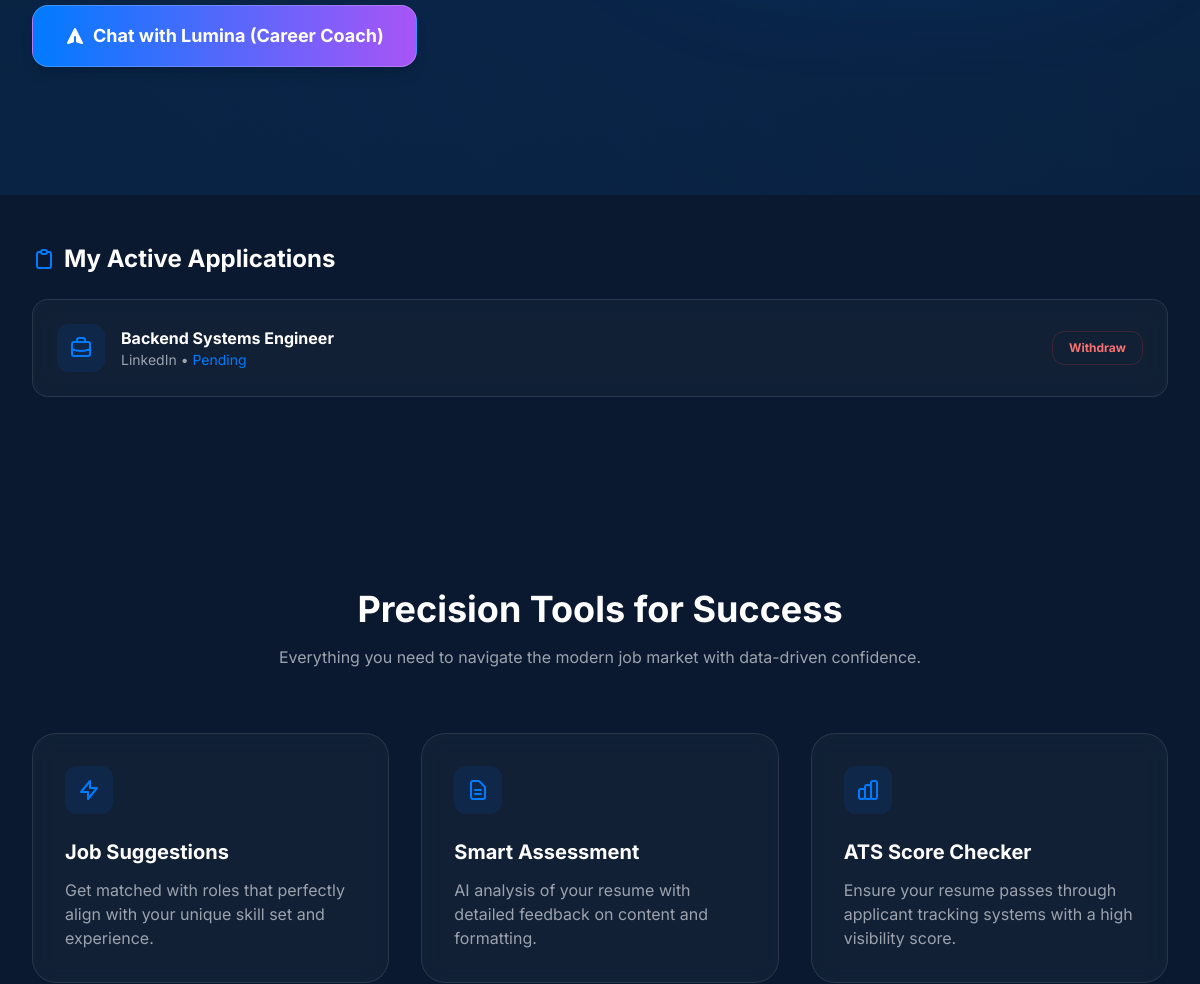
Page /dashboard/ (signed in, middle part) on the earlier database version.
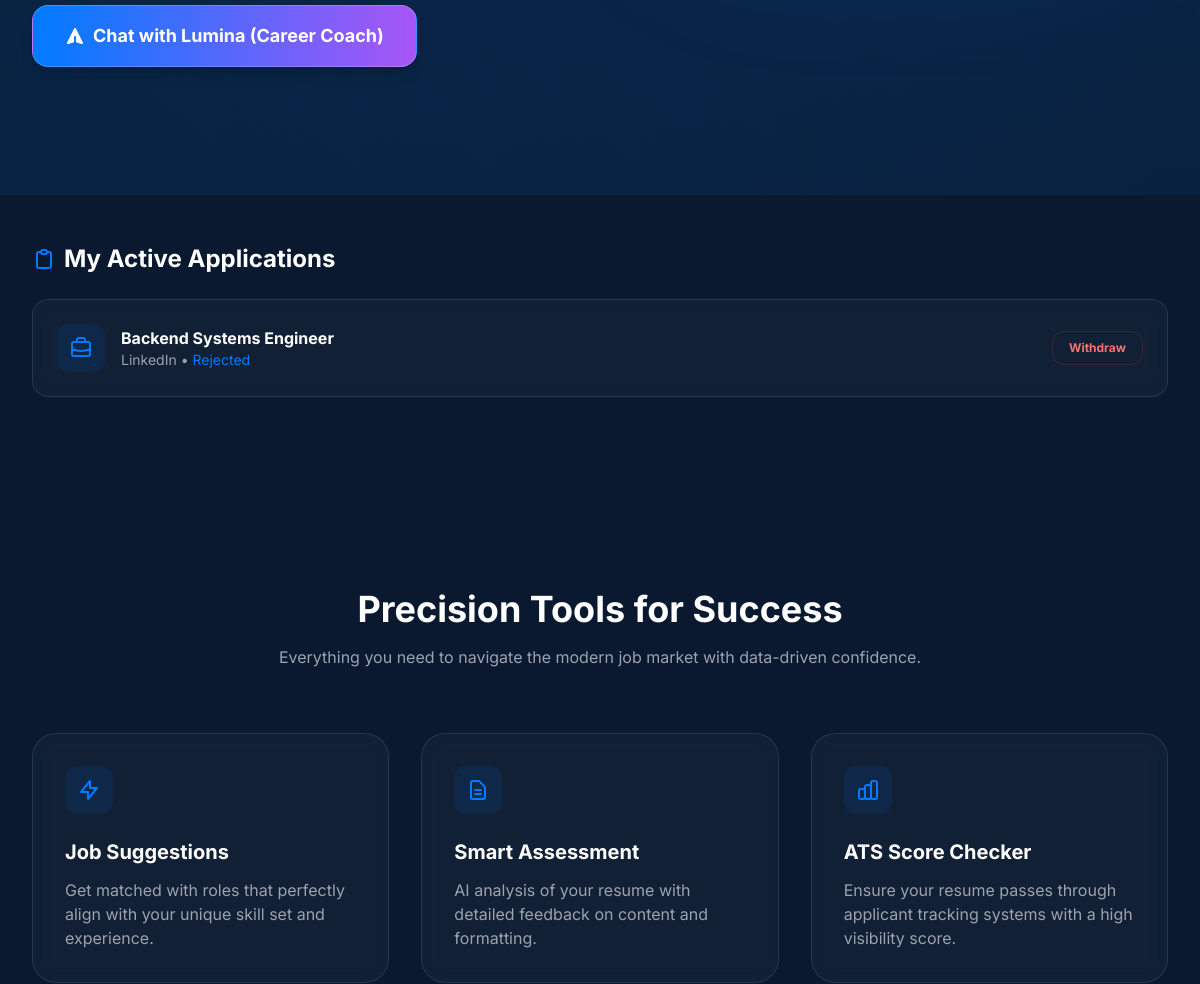
Same page on the later database version.
### jobs/models.py (models this page shows, shortened)
class Application(models.Model):
    STATUS_CHOICES = [
        ('pending', 'Pending Review'),
        ('reviewing', 'Under Review'),
        ('interview', 'Interview Scheduled'),
        ('rejected', 'Rejected'),
        ('accepted', 'Offer Extended'),
    ]
    job = models.ForeignKey(JobListing, on_delete=models.CASCADE, related_name='applications')
    applicant = models.ForeignKey(User, on_delete=models.CASCADE, related_name='applications')
    cover_letter = models.TextField(blank=True, null=True)
    status = models.CharField(max_length=20, choices=STATUS_CHOICES, default='pending')
    applied_at = models.DateTimeField(auto_now_add=True)
    status = models.CharField(max_length=20, default='pending')
    interview_date = models.DateTimeField(null=True, blank=True)
    class Meta:
        unique_together = ('job', 'applicant')

class JobListing(models.Model):
    recruiter = models.ForeignKey(settings.AUTH_USER_MODEL, on_delete=models.CASCADE, related_name='jobs', null=True)
    title = models.CharField(max_length=255)
    title = models.CharField(max_length=255)
    company_name = models.CharField(max_length=255)
    company_type = models.CharField(max_length=100, help_text="e.g., IT, AI, Engineering")
    employment_type = models.CharField(max_length=100, default="Full-time")
    work_mode = models.CharField(max_length=100, help_text="e.g., Remote, On-site, Hybrid")
    salary_min = models.IntegerField(null=True, blank=True)
    salary_max = models.IntegerField(null=True, blank=True)
    description = models.TextField(help_text="The full job description for ATS analysis")
    posted_date = models.DateTimeField(auto_now_add=True)

### users/views.py (the view)
# urls.py: path('dashboard/', views.dashboard_view, name='dashboard'),
@login_required
def dashboard_view(request):
    has_premium = hasattr(request.user, 'recruiter') and getattr(request.user.recruiter, 'is_premium', False)
    context = {
        'has_premium': has_premium
    }
    if getattr(request.user, 'is_recruiter', False):
        recruiter_jobs = JobListing.objects.filter(recruiter=request.user).order_by('-posted_date')
        applications = Application.objects.filter(job__recruiter=request.user).order_by('-applied_at')
        context['recruiter_jobs'] = recruiter_jobs
        context['applications'] = applications
    else:
        applications = Application.objects.filter(applicant=request.user).order_by('-applied_at')
        context['applications'] = applications
    return render(request, 'users/dashboard.html', context)

### users/templates/users/dashboard.html (shortened to what the changed rows need)
{% load static %}
<!DOCTYPE html>
<html lang="en">
<head>
  <script src="https://cdn.tailwindcss.com?plugins=forms,container-queries"></script>
</head>
<body class="bg-navy text-gray-200 font-sans antialiased">
  {% if user.is_recruiter %}
  <section class="relative pt-20 pb-32 overflow-hidden hero-gradient-recruiter" aria-label="Recruiter hero">
    <div class="max-w-7xl mx-auto px-4 sm:px-6 lg:px-8 relative z-10">
      <div class="grid lg:grid-cols-2 gap-16 items-center">
        <div>
          <h1 class="text-5xl lg:text-7xl font-extrabold text-white leading-[1.1] mb-6">
            Find Top Talent <br /><span class="gradient-text-recruiter">Instantly</span>
          </h1>
          <p class="text-xl text-gray-400 mb-10 leading-relaxed max-w-lg">
            Leverage AI-driven candidate matching to discover the perfect fit for your company's open roles.
          </p>
          <div class="flex flex-col sm:flex-row gap-4 flex-wrap">
            <a href="{% url 'post_job' %}" class="px-8 py-4 bg-emerald text-white rounded-2xl font-bold text-lg hover:bg-emerald-hover transition-all shadow-xl shadow-emerald/30 flex items-center justify-center gap-2">
              <svg class="w-5 h-5" fill="none" stroke="currentColor" viewBox="0 0 24 24"><path stroke-linecap="round" stroke-linejoin="round" stroke-width="2" d="M12 4v16m8-8H4"/></svg>
              Post a New Job
            </a>
            <a href="{% url 'talent_pool' %}" class="px-8 py-4 bg-transparent border-2 border-white/20 text-white rounded-2xl font-bold text-lg hover:border-emerald hover:text-emerald transition-all flex items-center justify-center">
              Search Talent Pool
            </a>
            <a href="{% url 'premium_chat' %}" class="px-8 py-4 bg-gradient-to-r from-emerald to-blue-500 text-white rounded-2xl font-bold text-lg hover:opacity-90 transition-all shadow-lg flex items-center justify-center gap-2 border border-white/20">
              <svg class="w-5 h-5" fill="currentColor" viewBox="0 0 20 20"><path d="M10.894 2.553a1 1 0 00-1.788 0l-7 14a1 1 0 001.169 1.409l5-1.429A1 1 0 009 15.571V11a1 1 0 112 0v4.571a1 1 0 00.725.962l5 1.428a1 1 0 001.17-1.408l-7-14z"></path></svg>
              Ask Lumina, AI Hiring Assistant
            </a>
          </div>
        </div>
        <div class="relative">
          <div class="absolute -inset-4 bg-emerald/20 blur-3xl rounded-full"></div>
          <div class="relative rounded-3xl shadow-2xl border border-white/10 w-full h-80 bg-navy-lighter p-6 flex flex-col justify-center overflow-hidden">
            <h3 class="text-white/60 font-bold mb-4 text-[13px] tracking-widest uppercase text-center">The Hiring Process</h3>
            <div class="relative flex-1 flex flex-col justify-between py-2">
              <div class="absolute left-[1.15rem] top-4 bottom-4 w-[2px] bg-gradient-to-b from-emerald/40 to-emerald/5"></div>
              <div class="flex items-center gap-4 group relative z-10">
                <div class="w-10 h-10 rounded-full bg-navy border border-emerald/30 flex items-center justify-center flex-shrink-0 group-hover:border-emerald group-hover:shadow-[0_0_15px_rgba(16,165,185,0.4)] transition-all">
                  <svg class="w-4 h-4 text-emerald" fill="none" stroke="currentColor" viewBox="0 0 24 24"><path stroke-linecap="round" stroke-linejoin="round" stroke-width="2" d="M18 9v3m0 0v3m0-3h3m-3 0h-3m-2-5a4 4 0 11-8 0 4 4 0 018 0zM3 20a6 6 0 0112 0v1H3v-1z"></path></svg>
                </div>
                <span class="text-sm text-gray-300 font-medium group-hover:text-white transition-colors">Join the Team</span>
              </div>
              <div class="flex items-center gap-4 group relative z-10">
                <div class="w-10 h-10 rounded-full bg-navy border border-emerald/30 flex items-center justify-center flex-shrink-0 group-hover:border-emerald group-hover:shadow-[0_0_15px_rgba(16,165,185,0.4)] transition-all">
                  <svg class="w-4 h-4 text-emerald" fill="none" stroke="currentColor" viewBox="0 0 24 24"><path stroke-linecap="round" stroke-linejoin="round" stroke-width="2" d="M9 13h6m-3-3v6m5 5H7a2 2 0 01-2-2V5a2 2 0 012-2h5.586a1 1 0 01.707.293l5.414 5.414a1 1 0 01.293.707V19a2 2 0 01-2 2z"></path></svg>
                </div>
                <span class="text-sm text-gray-300 font-medium group-hover:text-white transition-colors">Upload the Jobs</span>
              </div>
              <div class="flex items-center gap-4 group relative z-10">
                <div class="w-10 h-10 rounded-full bg-navy border border-emerald/30 flex items-center justify-center flex-shrink-0 group-hover:border-emerald group-hover:shadow-[0_0_15px_rgba(16,165,185,0.4)] transition-all">
                  <svg class="w-4 h-4 text-emerald" fill="none" stroke="currentColor" viewBox="0 0 24 24"><path stroke-linecap="round" stroke-linejoin="round" stroke-width="2" d="M17 20h5v-2a3 3 0 00-5.356-1.857M17 20H7m10 0v-2c0-.656-.126-1.283-.356-1.857M7 20H2v-2a3 3 0 015.356-1.857M7 20v-2c0-.656.126-1.283.356-1.857m0 0a5.002 5.002 0 019.288 0M15 7a3 3 0 11-6 0 3 3 0 016 0zm6 3a2 2 0 11-4 0 2 2 0 014 0zM7 10a2 2 0 11-4 0 2 2 0 014 0z"></path></svg>
                </div>
                <span class="text-sm text-gray-300 font-medium group-hover:text-white transition-colors">Search the Pool of Talents</span>
              </div>
              <div class="flex items-center gap-4 group relative z-10">
                <div class="w-10 h-10 rounded-full bg-navy border border-emerald/30 flex items-center justify-center flex-shrink-0 group-hover:border-emerald group-hover:shadow-[0_0_15px_rgba(16,165,185,0.4)] transition-all">
                  <svg class="w-4 h-4 text-emerald" fill="none" stroke="currentColor" viewBox="0 0 24 24"><path stroke-linecap="round" stroke-linejoin="round" stroke-width="2" d="M8 7V3m8 4V3m-9 8h10M5 21h14a2 2 0 002-2V7a2 2 0 00-2-2H5a2 2 0 00-2 2v12a2 2 0 002 2z"></path></svg>
                </div>
                <span class="text-sm text-gray-300 font-medium group-hover:text-white transition-colors">Schedule Interview</span>
              </div>
              <div class="flex items-center gap-4 group relative z-10">
                <div class="w-10 h-10 rounded-full bg-emerald flex items-center justify-center flex-shrink-0 shadow-[0_0_15px_rgba(16,165,185,0.5)] transition-all">
                  <svg class="w-5 h-5 text-white" fill="none" stroke="currentColor" viewBox="0 0 24 24"><path stroke-linecap="round" stroke-linejoin="round" stroke-width="2" d="M9 12l2 2 4-4m6 2a9 9 0 11-18 0 9 9 0 0118 0z"></path></svg>
                </div>
                <span class="text-sm text-white font-bold transition-colors">Hire</span>
              </div>
            </div>
          </div>
        </div>
      </div>
    </div>
  </section>
  <section class="py-12 bg-navy relative z-10">
    <div class="max-w-7xl mx-auto px-4 sm:px-6 lg:px-8">
      <div class="mb-12">
        <h2 class="text-2xl font-bold text-white mb-6 flex items-center gap-2">
          <svg class="w-6 h-6 text-emerald" fill="none" stroke="currentColor" viewBox="0 0 24 24"><path stroke-width="2" d="M19 11H5m14 0a2 2 0 012 2v6a2 2 0 01-2 2H5a2 2 0 01-2-2v-6a2 2 0 012-2m14 0V9a2 2 0 00-2-2M5 11V9a2 2 0 012-2m0 0V5a2 2 0 012-2h6a2 2 0 012 2v2M7 7h10"></path></svg>
          Manage Your Job Postings
        </h2>
        <div class="grid gap-4">
          {% for job in recruiter_jobs %}
          <div class="glass-card p-6 rounded-2xl flex flex-col md:flex-row justify-between items-center gap-4">
            <div>
              <h3 class="text-white font-bold text-lg">{{ job.title }}</h3>
              <p class="text-gray-400 text-sm">Posted on {{ job.posted_date|date:"M d, Y" }}</p>
            </div>
            <form action="{% url 'delete_job' job.id %}" method="POST" onsubmit="return confirm('Are you sure you want to remove this job post?')">
              {% csrf_token %}
              <button type="submit" class="text-red-400 border border-red-500/20 px-4 py-2 rounded-xl hover:bg-red-500/10 transition-all text-sm font-bold">
                Remove Post
              </button>
            </form>
          </div>
          {% empty %}
          <p class="text-gray-500 italic">No active job posts. Start by posting your first role!</p>
          {% endfor %}
        </div>
      </div>
    </div>
  </section>
  {% else %}
  <section class="py-12 bg-navy relative z-10">
    <div class="max-w-7xl mx-auto px-4 sm:px-6 lg:px-8">
      <div class="mb-12">
        <h2 class="text-2xl font-bold text-white mb-6 flex items-center gap-2">
          <svg class="w-6 h-6 text-electric" fill="none" stroke="currentColor" viewBox="0 0 24 24"><path d="M9 5H7a2 2 0 00-2 2v12a2 2 0 002 2h10a2 2 0 002-2V7a2 2 0 00-2-2h-2M9 5a2 2 0 002 2h2a2 2 0 002-2M9 5a2 2 0 012-2h2a2 2 0 012 2" stroke-width="2" stroke-linecap="round" stroke-linejoin="round"></path></svg>
          My Active Applications
        </h2>
        <div class="grid gap-4">
          {% for app in applications %}
          <div class="glass-card p-6 rounded-2xl flex flex-col md:flex-row justify-between items-center gap-4">
            <div class="flex items-center gap-4 w-full">
              <div class="w-12 h-12 bg-electric/10 rounded-xl flex items-center justify-center text-electric">
                <svg class="w-6 h-6" fill="none" stroke="currentColor" viewBox="0 0 24 24"><path d="M21 13.255A23.931 23.931 0 0112 15c-3.183 0-6.22-.62-9-1.745M16 6V4a2 2 0 00-2-2h-4a2 2 0 00-2 2v2m4 6h.01M5 20h14a2 2 0 002-2V8a2 2 0 00-2-2H5a2 2 0 00-2 2v10a2 2 0 002 2z" stroke-width="2"></path></svg>
              </div>
              <div>
                <h3 class="text-white font-bold">{{ app.job.title }}</h3>
                <p class="text-gray-400 text-sm">{{ app.job.company_name }} • <span class="text-electric">{{ app.status|title }}</span></p>
              </div>
            </div>
            <div class="flex items-center gap-3 w-full md:w-auto">
              <a href="{% url 'cancel_application' app.id %}" onclick="return confirm('Withdraw this application?')"
                 class="text-xs font-bold text-red-400 hover:text-white transition-colors px-4 py-2 border border-red-500/20 rounded-xl hover:bg-red-500/20">
                Withdraw
              </a>
            </div>
          </div>
          {% empty %}
          <p class="text-gray-500 italic">No active applications. Start exploring jobs to begin!</p>
          {% endfor %}
        </div>
      </div>
    </div>
  </section>
  {% endif %}
  <section class="py-24 bg-navy" id="features" aria-label="Features">
    <div class="max-w-7xl mx-auto px-4 sm:px-6 lg:px-8 text-center mb-16">
      <h2 class="text-4xl font-bold text-white mb-4">Precision Tools for Success</h2>
    </div>
  </section>
</body>
</html>

Differences in the rows shown:
changed Application "Backend Systems Engineer": status "Pending" → "Rejected"
